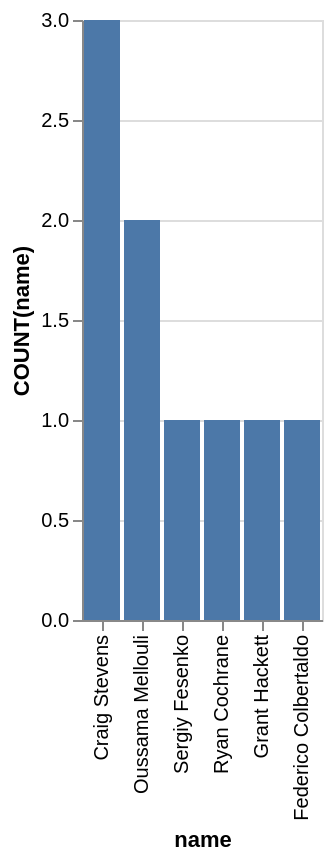

The Vega-Lite source for this figure:
### Vega-Lite specification from a JSON file in a GitHub repository (floating-point values rounded to 4 significant figures)
{"data": {"values": [{"x_data": "Craig Stevens", "y_data": 3}, {"x_data": "Oussama Mellouli", "y_data": 2}, {"x_data": "Sergiy Fesenko", "y_data": 1}, {"x_data": "Ryan Cochrane", "y_data": 1}, {"x_data": "Grant Hackett", "y_data": 1}, {"x_data": "Federico Colbertaldo", "y_data": 1}]}, "mark": "bar", "encoding": {"x": {"field": "x_data", "type": "nominal", "title": "name", "sort": {"op": "sum", "field": "y_data", "order": "descending"}}, "y": {"field": "y_data", "type": "quantitative", "title": "COUNT(name)"}}}
